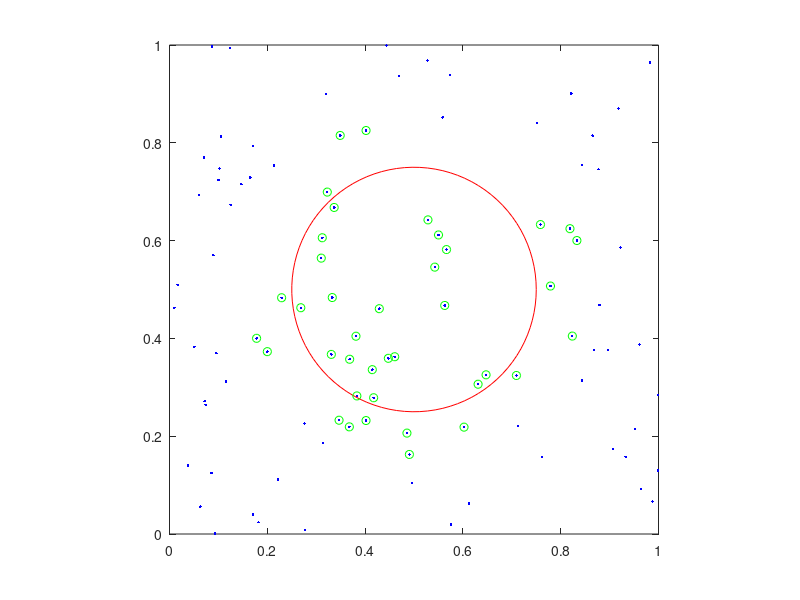

MATLAB code for this plot:
clc;clear
xy = rand(100,2);
plot(xy(:,1),xy(:,2),'b.')
hold on
t = linspace(0,2*pi);
plot(.5+.25*cos(t),.5+.25*sin(t),'r-')
axis square
r = hypot(xy(:,1)-.5,xy(:,2)-.5);
plot(xy(r<=.35,1),xy(r<=.35,2),'go')
